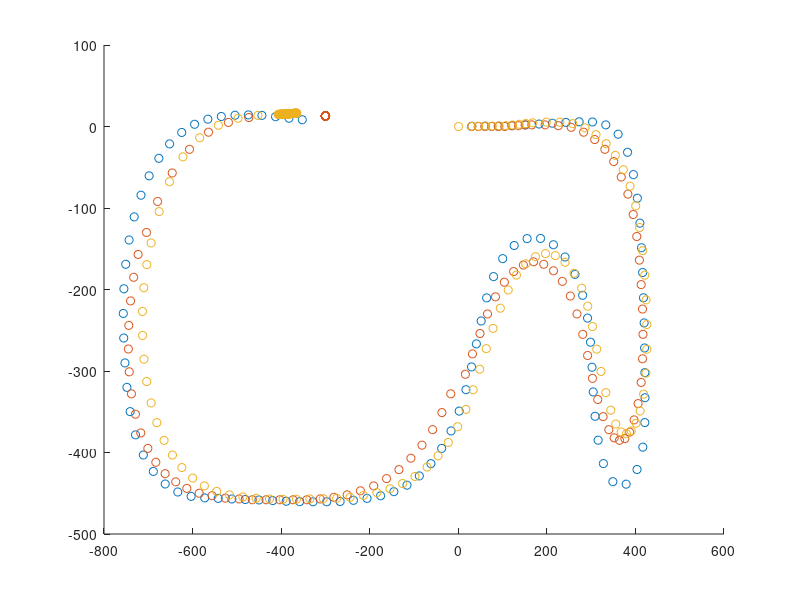

Recreate this plot in MATLAB. (Note: this script raises an error after producing the figure.)
data = load("log_data.txt");
data2 = load("Distance, Theta.txt");
target_x_point = data(:, 1);%目標x座標
target_y_point = data(:, 2);%目標y座標
theta_10mm = data(:, 3);%目標車体角速度
now_x_point = data(:, 4);%現在x座標
now_y_point = data(:, 5);%現在y座標
now_theta = data(:,6);%現在車体角速度
error_x = data(:, 7);%x座標の誤差
error_y = data(:, 8);%y座標の誤差
error_theta = data(:, 9);%車体角速度の誤差
target_velocity = data(:, 10);%目標並進速度
target_angularvelocity = data(:, 11);%目標車体角速度
now_velociy = data(:, 12);%現在速度
now_angularvelocity = data(:, 13);%現在角速度

distance_30mm = data2(:, 1);%30mmごとの距離
theta_30mm = data2(:, 2);%30mmごとの角速度

% データが有るところだけ抽出
target_x_point = nonzeros(target_x_point);
target_y_point = target_y_point(1:size(target_x_point));
now_x_point = nonzeros(now_x_point);
now_y_point = now_y_point(1:size(now_x_point));

theta_adj = theta_30mm .* 1;

x = 0;
y = 0;
th = 0;
x_r = 0;
y_r = 0;
x_c = 0;
y_c = 0;
th = 0;

X = [];
Y = [];
X_R = [];
Y_R = [];
X_C = [];
Y_C = [];

for i = 1:size(distance_30mm)
    x = x + distance_30mm(i) * cos(th + theta_adj(i)/2);
    y = y + distance_30mm(i) * sin(th + theta_adj(i)/2);
    th = th + theta_adj(i);
    X = [X x];
    Y = [Y y];
end

for i = 1:size(target_x_point)
    x_r = target_x_point(i);
    y_r = target_y_point(i);
    x_c = now_x_point(i);
    y_c = now_y_point(i);
    X_R = [X_R x_r];
    Y_R = [Y_R y_r];
    X_C = [X_C x_c];
    Y_C = [Y_C y_c];
end

figure(1);%コースxy座標をプロット
scatter(X, Y, 'red')
hold on
scatter(X_R, Y_R, 'blue')
hold on
scatter(X_C, Y_C, 'green')
xline(0,"-r")
xline(-1000,"-r")
yline(0,"-r")
grid on
grid minor
axis equal
legend('Original Point (red)', 'Target Point (blue)', 'Now Point (green)')

figure(2);%速度・角速度の差をプロット
subplot(2, 1, 1)
plot(target_velocity, 'color', 'red')
hold on
plot(now_velociy, 'color', 'blue')
grid on
title('Velocity(m/s)')
legend('Target Velocity (red)', 'Now Velocity (blue)')

subplot(2, 1, 2)
plot(target_angularvelocity, 'color', 'red')
hold on
plot(now_angularvelocity, 'color', 'blue')
yline(0,"-g")
grid on
title('AngularVelocity(rad/s)')
legend('Target Angularvelocity (red)', 'Now Angularvelocity (blue)')

figure(3);%Error分を出力
subplot(2, 1, 1)
plot(error_x)
yline(0,"-r")
yline(10,"-g")
%ylim([-10 50])
grid on
title('Error X')

subplot(2, 1, 2)
plot(error_y)
yline(0,"-r")
grid on
title('Error Y')
